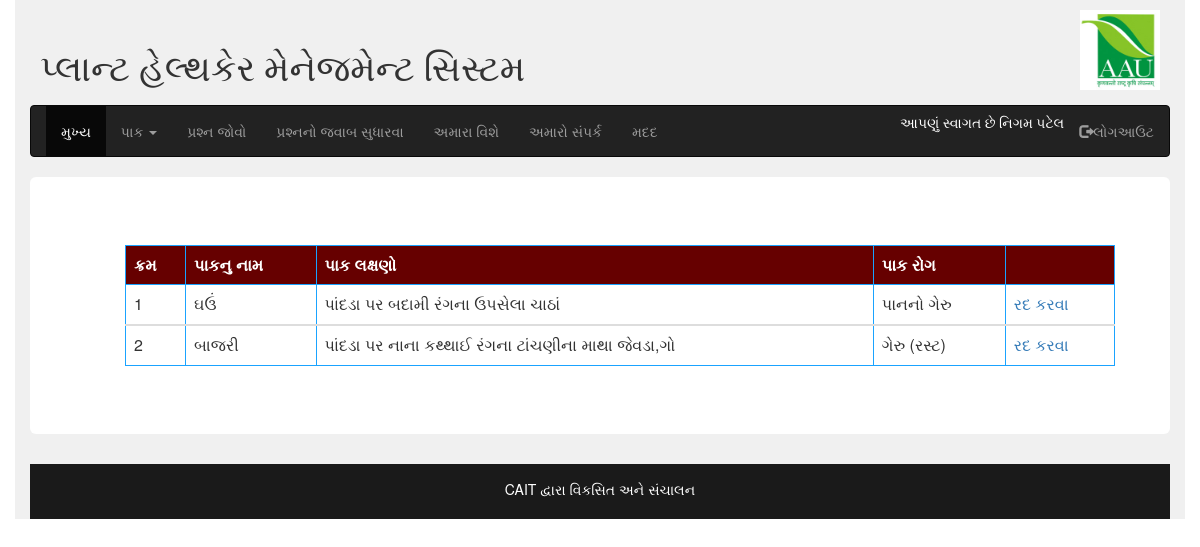
The page /fetch_symptom.php (signed in) on the database its author committed.
### tables this page shows
CREATE TABLE IF NOT EXISTS `diseases` (
`d_id` int(10) NOT NULL,
  `p_id` int(10) NOT NULL,
  `d_name` varchar(40) NOT NULL,
  `d_discription` varchar(100) NOT NULL,
  `sy_id` int(10) NOT NULL
);

CREATE TABLE IF NOT EXISTS `plantname` (
`p_id` int(10) NOT NULL,
  `p_name` varchar(20) NOT NULL,
  `type_id` int(10) NOT NULL
);

CREATE TABLE IF NOT EXISTS `symptoms` (
`sy_id` int(10) NOT NULL,
  `p_id` int(10) NOT NULL,
  `p_symptoms` varchar(50) NOT NULL
);

### fetch_symptom.php (the view, shortened to what this page needs)
<?php
			include "webpage_header.php";
			echo"<div class='container-fluid'>";
			$qr="SELECT * FROM symptoms INNER JOIN plantname ON plantname.p_id=symptoms.p_id inner join diseases d on d.sy_id=symptoms.sy_id where type_id=".$_SESSION['tid']."";
			$qry=mysql_query($qr);
			$count=0;
			  echo"<table class='table table-bordered'>";
		   echo"<thead style='background-color:#660000;color:#ffffff;'><tr><th>ક્રમ</th><th>પાકનુ નામ</th><th>પાક લક્ષણો </th><th>પાક રોગ</th><th></th></tr></thead>";
		   while($ar=mysql_fetch_assoc($qry))
			  {
			  	$count++;
				echo"<tbody><tr>";
				echo"<td>".$count."</td>";
				echo"<td>".$ar["p_name"]."</td>";
				echo"<td>".$ar["p_symptoms"]."</td>";
				echo"<td>".$ar["d_name"]."</td>";
				echo "<td><a href='delete_symptom.php?no=".$ar["sy_id"]."'  onclick='return check();'>રદ કરવા</a></td>";
				echo"</tr></tbody>";
			  }
			  echo"</table>";
			  echo"</div>";
?>
<?php
		include"webpage_footer.php";
?>

### fetch_symptom.php (style rules this page uses)
table.table-bordered { border:1px solid #1aa3ff; margin-top:20px; margin-left:20px; margin-right:20px; }
table.table-bordered > thead > tr > th { border:1px solid #1aa3ff; }
table.table-bordered > tbody > tr > td { border:1px solid #1aa3ff; }

### rows shown on the page
diseases: p.p_name "ઘઉં", sy.p_symptoms "પાંદડા પર બદામી રંગના ઉપસેલા ચાઠાં", d_name "પાનનો ગેરુ"
diseases: p.p_name "બાજરી", sy.p_symptoms "પાંદડા પર નાના કથ્થાઈ રંગના ટાંચણીના માથા જેવડા,ગો", d_name "ગેરુ (રસ્ટ)"

### other values the page prints
$_SESSION['snm'] "નિગમ પટેલ"
